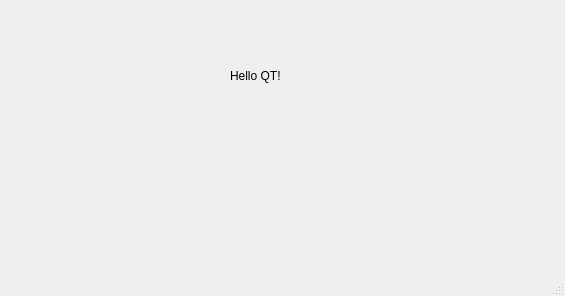
<?xml version="1.0" encoding="UTF-8"?>
<ui version="4.0">
 <class>MainWindow</class>
 <widget class="QMainWindow" name="MainWindow">
  <property name="geometry">
   <rect>
    <x>0</x>
    <y>0</y>
    <width>565</width>
    <height>296</height>
   </rect>
  </property>
  <property name="windowTitle">
   <string>MainWindow</string>
  </property>
  <widget class="QWidget" name="centralwidget">
   <widget class="QLabel" name="label">
    <property name="geometry">
     <rect>
      <x>230</x>
      <y>50</y>
      <width>101</width>
      <height>51</height>
     </rect>
    </property>
    <property name="text">
     <string>Hello QT!</string>
    </property>
   </widget>
  </widget>
  <widget class="QMenuBar" name="menubar">
   <property name="geometry">
    <rect>
     <x>0</x>
     <y>0</y>
     <width>565</width>
     <height>22</height>
    </rect>
   </property>
  </widget>
  <widget class="QStatusBar" name="statusbar"/>
 </widget>
 <resources/>
 <connections/>
</ui>
